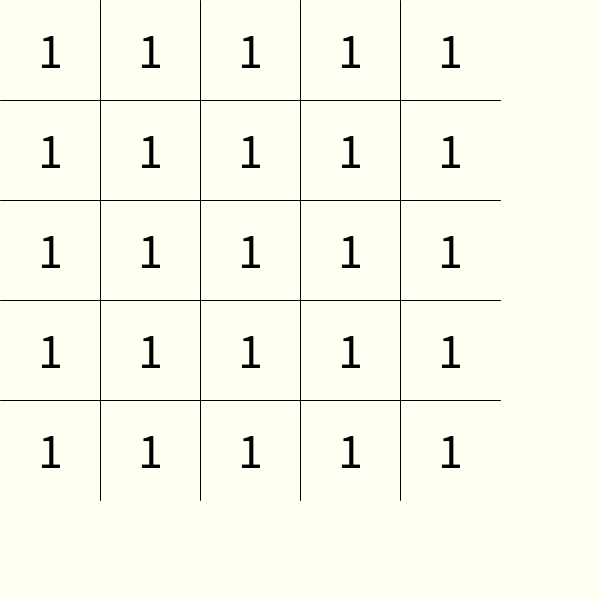
Frame 1 (no input)
Frame 60 (the mouse pressed at the canvas centre just before this capture): identical to frame 1, image omitted
Frame 120 (the mouse held since frame 60 and released just before this capture): identical to frame 1, image omitted

The Processing sketch that drew this single still picture (run headless with seeded random() and noise(); from frame 60 on, the mouse is pressed at the canvas centre):

// Processing sketch: week06_1_schulte_table01_line_fill_textSize_text_for
// ── week06_1_schulte_table01_line_fill_textSize_text_for.pde
//week06_1_schulte_table01_line_fill_textSize_text_for
void setup(){
  size(600,600);
}

void draw(){
  background(#FFFFF2);
  line(0,100,500,100);
  line(0,200,500,200);
  line(0,300,500,300);
  line(0,400,500,400);
  
  line(100,0,100,500);
  line(200,0,200,500);
  line(300,0,300,500);
  line(400,0,400,500);
  fill(0);//黑色的字
  textSize(50);
  textAlign(CENTER,CENTER);
  for(int y=50;y<=450;y+=100){
    text("1",50,y);
    text("1",150,y);
    text("1",250,y);
    text("1",350,y);
    text("1",450,y);
  }
}
  
